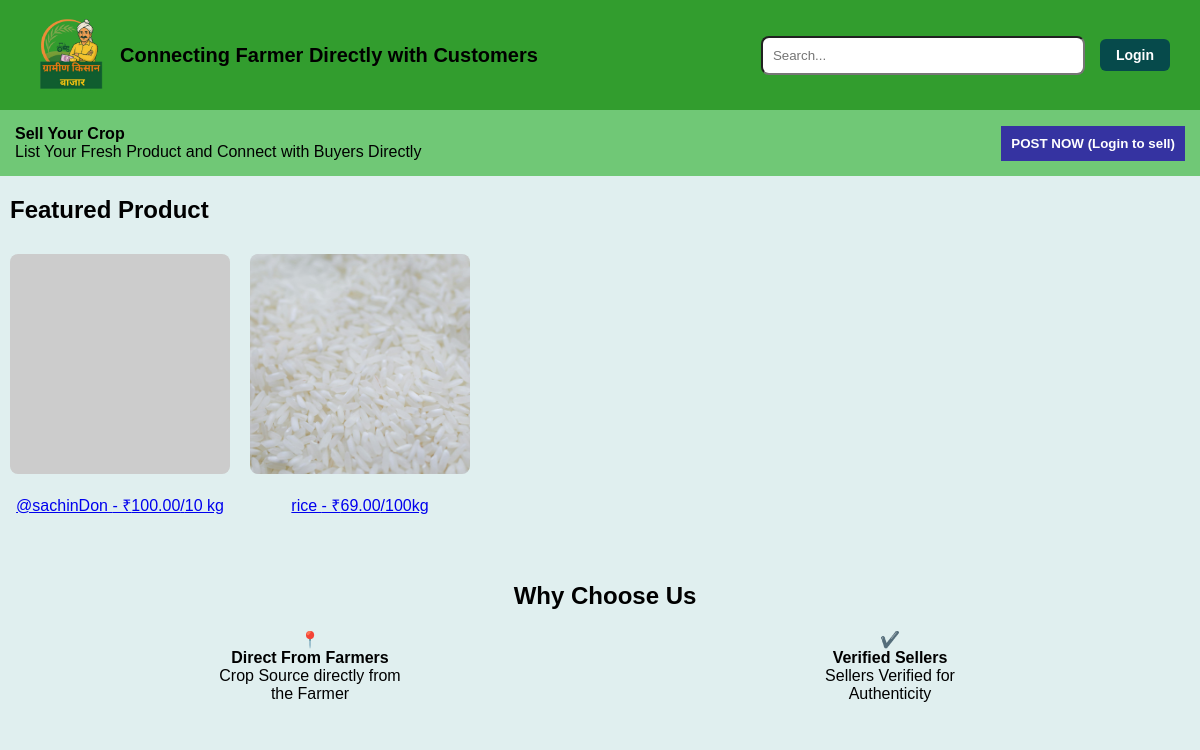
The page / on the database its author committed.
### products/models.py (models this page shows, shortened)
class Product(models.Model):
    seller = models.ForeignKey(CustomUser, on_delete=models.CASCADE, limit_choices_to={'role': 'farmer'})
    name = models.CharField(max_length=200)
    price_per_unit = models.DecimalField(max_digits=10, decimal_places=2)
    unit = models.CharField(max_length=50, default='kg') # जैसे kg, quintal
    description = models.TextField()
    crop_type = models.CharField(max_length=100, blank=True, null=True) # जैसे Long Grain
    usage = models.CharField(max_length=200, blank=True, null=True) # जैसे Pilafs, Biryanis
    storage_info = models.CharField(max_length=200, blank=True, null=True) # जैसे Store in a cool, dry place
    location = models.CharField(max_length=200) # किसान का स्थान
    product_image = models.ImageField(upload_to='product_images/', blank=True, null=True)
    harvest_date = models.DateField(blank=True, null=True)
    estimated_delivery = models.CharField(max_length=100, blank=True, null=True) # जैसे July 20-22

### core/views.py (the view)
# urls.py: path('', views.home_view, name='home'), # होम पेज (index.html)
def home_view(request):
    featured_products = Product.objects.all()
    return render(request, 'core/index.html', {'products': featured_products})

### core/templates/core/index.html (shortened to what this page needs)
{% load static %}
<!DOCTYPE html>
<html lang="en">
<head>
</head>
<body>
  <div class="header">
    <div style="display: flex; align-items: center;">
      <img src="{% static 'core/Lgo.png' %}" alt="Logo" style="height: 80px; margin-right: 10px;">
      <span style="font-size: 20px; font-weight: bold;">Connecting Farmer Directly with Customers</span>
    </div>
    <div class="header-buttons">
      <input type="text" id="nav-search-bar" placeholder="Search..."
        style="padding: 10px; border-radius: 8px; width: 300px;">
      {% if user.is_authenticated %}
          <a href="{% url 'profile' %}" class="profile-icon-link">
              <img src="{% static 'core/profile.jpg' %}" alt="Profile" style="height: 40px; width: 40px; border-radius: 50%;">
          </a>
          <a href="{% url 'logout' %}" class="login-btn">Logout</a>
      {% else %}
          <a href="{% url 'login' %}" class="login-btn">Login</a>
      {% endif %}
    </div>
  </div>
  <div class="sell-section">
    {% if user.is_authenticated and user.role == 'farmer' %}
        <div class="sell-text">
            <b id="sell-title">Sell Your Crop</b><br>
            <span id="sell-desc">List Your Fresh Product and Connect with Buyers Directly</span>
        </div>
        <button class="post-btn" onclick="window.location.href='{% url 'farmer_dashboard' %}'">POST NOW</button>
    {% else %}
        <div class="sell-text">
            <b id="sell-title">Sell Your Crop</b><br>
            <span id="sell-desc">List Your Fresh Product and Connect with Buyers Directly</span>
        </div>
        <button class="post-btn" onclick="window.location.href='{% url 'login' %}'">POST NOW (Login to sell)</button>
    {% endif %}
  </div>
  <h2 id="feature-product-text">Featured Product</h2>
  <div class="product-list">
    {% for product in products %}
    <div class="product-item">
      <a href="{% url 'product_detail' product.id %}" target="_blank">
        {% if product.product_image %}
            <img src="{{ product.product_image.url }}" alt="{{ product.name }}">
        {% else %}
            <img src="https://placehold.co/220x220?text=No+Image" alt="No Image">
        {% endif %}
        <p>{{ product.name }} - ₹{{ product.price_per_unit }}/{{ product.unit }}</p>
      </a>
    </div>
    {% empty %}
    <p style="text-align: center; width: 100%; padding: 20px;">अभी कोई प्रोडक्ट उपलब्ध नहीं है.</p>
    {% endfor %}
  </div>
  <div class="why-choose">
    <h2 id="why-title">Why Choose Us</h2>
    <div class="reasons">
      <div class="reason">
        <div>📍</div>
        <b>Direct From Farmers</b><br>
        <span>Crop Source directly from the Farmer</span>
      </div>
      <div class="reason">
        <div>✔️</div>
        <b>Verified Sellers</b><br>
        <span>Sellers Verified for Authenticity</span>
      </div>
    </div>
  </div>
</body>
</html>

### core/templates/core/index.html (style rules this page uses)
body { margin: 0; font-family: Arial, sans-serif; background-color: #e0efef; }
.header { display: flex; justify-content: space-between; align-items: center; padding: 15px 30px; background-color:rgb(50, 157, 46); font-size: 18px; font-weight: bold; }
.header-buttons { display: flex; align-items: center; gap: 15px; }
.login-btn { padding: 8px 16px; background-color:rgb(6, 74, 75); color: white; border: none; border-radius: 6px; font-size: 14px; text-decoration: none; cursor: pointer; transition: background-color 0.3s; }
.sell-section { background-color:rgb(112, 200, 118); padding: 15px; display: flex; justify-content: space-between; align-items: center; }
.sell-text { max-width: 75%; }
.post-btn { background-color:rgb(53, 51, 161); color: white; padding: 10px; border: none; font-weight: bold; cursor: pointer; }
h2 { margin-left: 10px; }
.product-list { display: flex; gap: 20px; overflow-x: auto; padding: 10px; }
.product-item { min-width: 220px; flex: 0 0 auto; text-align: center; }
.product-item img { width: 220px; height: 220px; object-fit: cover; border-radius: 8px; }
.why-choose { background-color: #e0efef; padding: 20px; text-align: center; }
.reasons { display: flex; justify-content: space-around; flex-wrap: wrap; margin-top: 10px; }
.reason { max-width: 200px; text-align: center; }

### rows shown on the page
Product: name "@sachinDon", price_per_unit "100.00", unit "10 kg"
Product: product_image (picture), name "rice", price_per_unit "69.00", unit "100kg"
